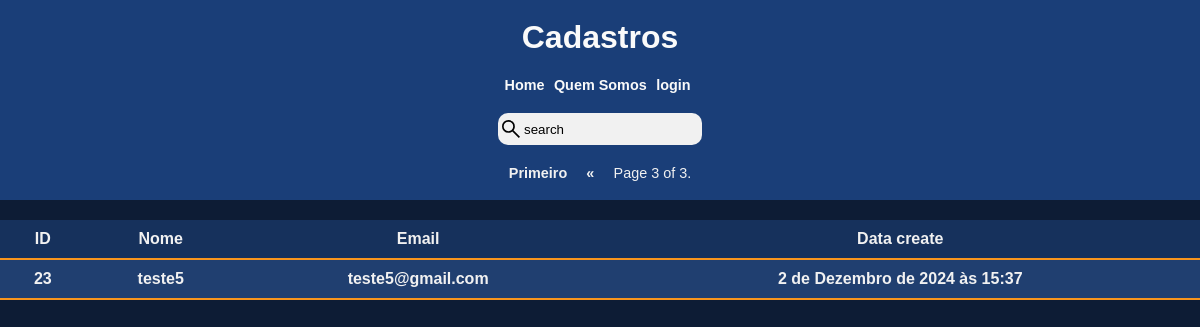
Before: /usuarios/?page=3 with the older database file.
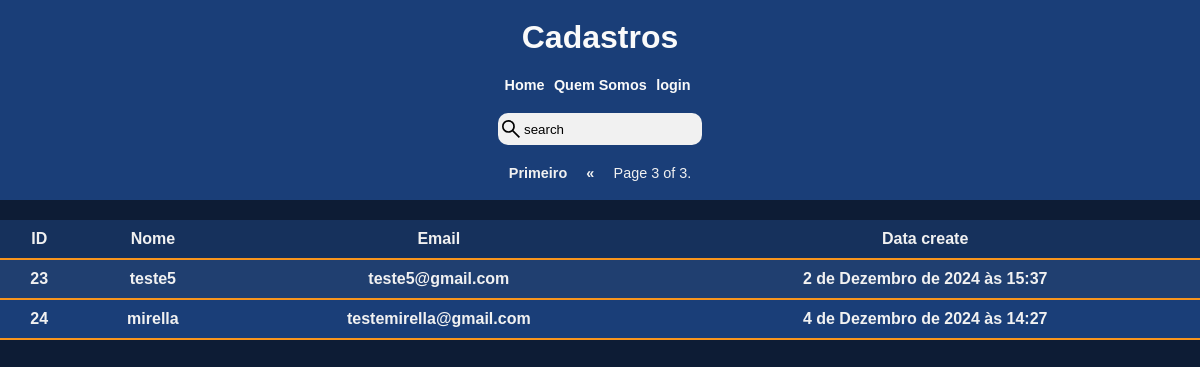
After: the same page with the newer database file.
### contact/models.py (models this page shows, shortened)
class Usuarios(models.Model):
    id_usuario = models.AutoField(primary_key=True)
    nome = models.CharField(max_length=255)
    gmail = models.EmailField(max_length=255, unique=True)
    senha = models.CharField(max_length=255, validators=[MinLengthValidator(4)])
    created_date = models.DateTimeField(default=timezone.now)

### contact/views.py (the view, shortened to what this page needs)
# urls.py: path('usuarios/', views.usuarios, name='usuarios'),
def usuarios(request):
    usuarios =  Usuarios.objects.all()
    paginator = Paginator(usuarios, 2)  # Show 25 contacts per page.
    page_number = request.GET.get("page")
    page_obj = paginator.get_page(page_number)
    return render(request, "contact/usuarios.html", {"page_obj": page_obj})

### contact/templates/contact/usuarios.html
{% extends "base/usuarios.html" %}
{%block content%}
    <main id="lista-usuarios">
        <table>
            <thead>
                <tr>
                    <th> ID </th>
                    <th> Nome </th>
                    <th> Email</th>
                    <th> Data create </th>
                </tr>
            </thead>
            <tbody id="tabela-usuarios">
                {% for usuarios in page_obj %}
                    <tr>
                        <td>
                            {{ usuarios.id_usuario }}
                        </td>
                        <td>
                            {{ usuarios.nome }}
                        </td>
                        <td>
                            {{ usuarios.gmail }}
                        </td>
                        <td>
                            {{ usuarios.created_date }}
                        </td>
                    </tr>
                {% endfor %}
            </tbody>
        </table>
    </main>
{% endblock content%}

Changed rows visible on the page:
added Usuarios: id_usuario "24", nome "mirella", gmail "testemirella@gmail.com", created_date "4 de Dezembro de 2024 às 14:27"
